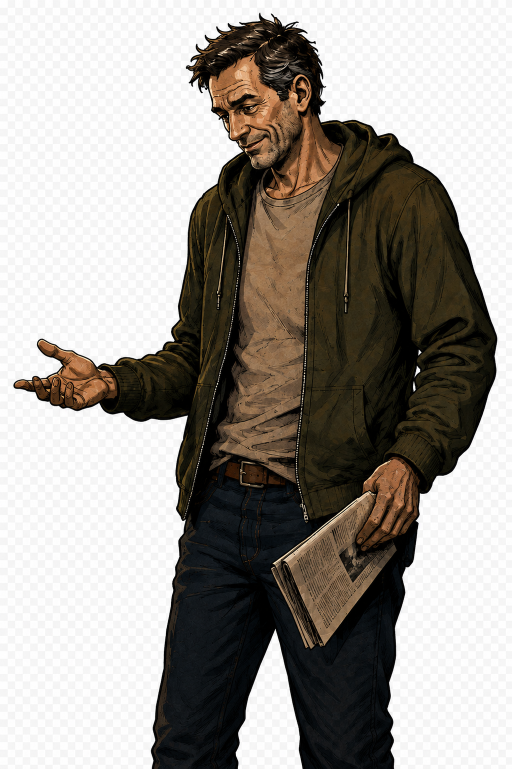
#> input picture docs/art/dialogue-01/elliot-opaque.png, 1023 x 1537 px (shown at 1/2 size)
$ python remove-background.py
#> lines starting #> are read from the running program, lines starting #| are printed output that depends on the picture; after the words box and inside, x2 and y2 are one past the last pixel; in counts of white or black regions, pixels touching at a corner belong together
"""Owner-authorized local matte cleanup. Preserve original RGB export separately."""
from pathlib import Path
from PIL import Image, ImageDraw, ImageFilter
import hashlib, json

folder=Path(__file__).resolve().parent
source=folder/'elliot-opaque.png'
if not source.exists():
    source.write_bytes((folder/'elliot.png').read_bytes())
im=Image.open(source).convert('RGB')
#> im is the input picture: PIL image 1023x1537 RGB; mean R, G, B 158.5, 153.9, 148.1
# Select only near-neutral bright background connected to the image boundary.
# Warm skin, paper and dark ink remain foreground, including enclosed highlights.
candidate=Image.new('L', im.size)
#> candidate: PIL image 1023x1537 L; every value is 0
candidate.putdata([255 if min(p)>=205 and max(p)-min(p)<=22 else 0 for p in im.getdata()])
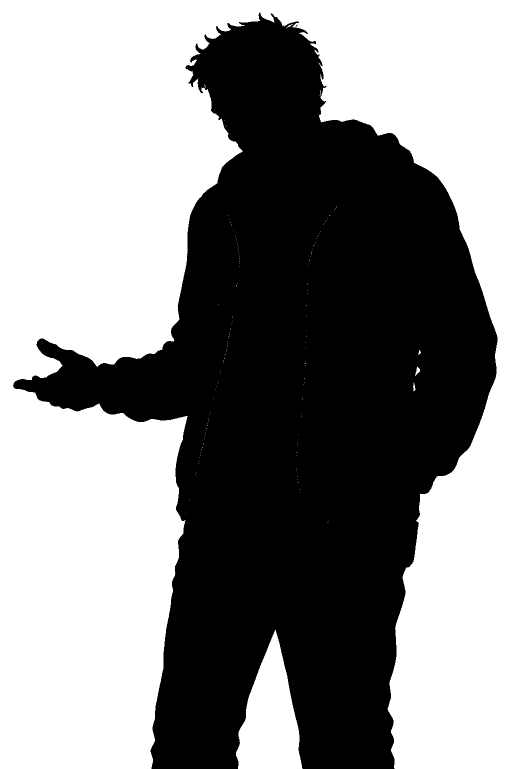
#> candidate: PIL image 1023x1537 L (shown at 1/2 size); 54.3% white; 2 black regions (1 under 20 px), largest, box (x1, y1, x2, y2) and area: (26, 25, 995, 1537) 718851
padded=Image.new('L',(im.width+2,im.height+2),255)
#> padded: PIL image 1025x1539 L; every value is 255
padded.paste(candidate,(1,1))
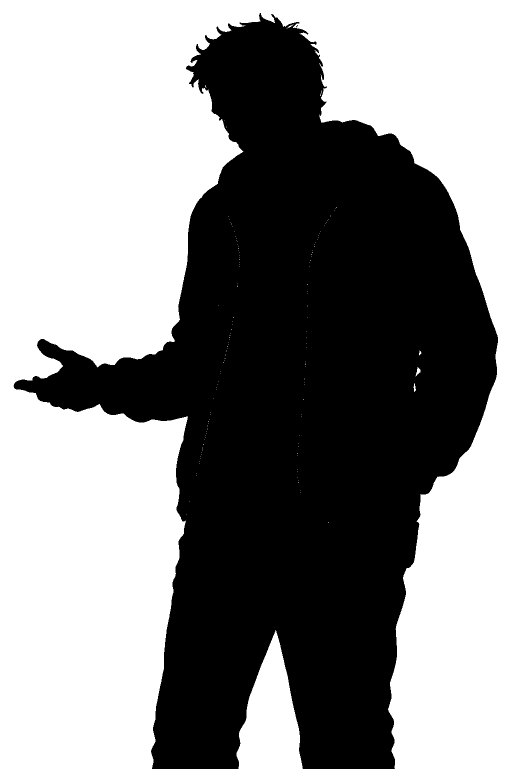
#> padded: PIL image 1025x1539 L (shown at 1/2 size); 54.4% white; 2 black regions (1 under 20 px), largest, box (x1, y1, x2, y2) and area: (27, 26, 996, 1538) 718851
ImageDraw.floodfill(padded,(0,0),128)
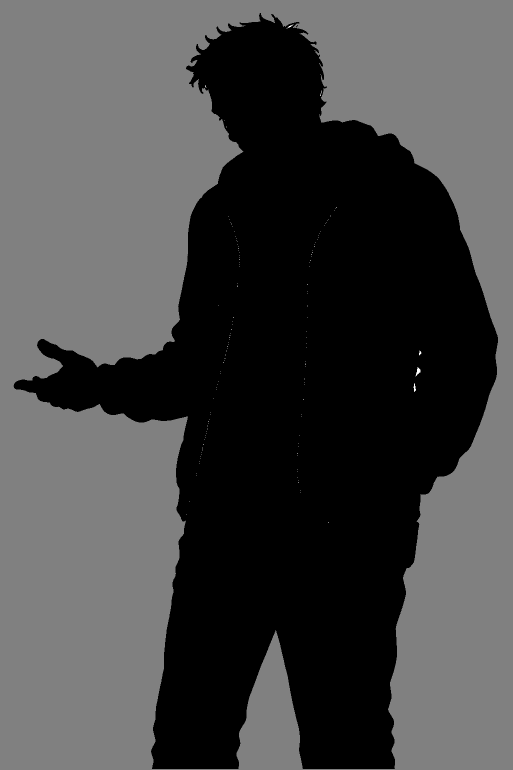
#> padded: PIL image 1025x1539 L (shown at 1/2 size); min 0, max 255, mean 69.7
connected=padded.crop((1,1,im.width+1,im.height+1))
alpha=connected.point(lambda p:0 if p==128 else 255)
#> alpha: PIL image 1023x1537 L; 45.7% white; 2 white regions (1 under 20 px), largest, box (x1, y1, x2, y2) and area: (26, 25, 995, 1537) 719231
# A subpixel edge softening avoids a jagged binary silhouette at dialogue scale.
alpha=alpha.filter(ImageFilter.GaussianBlur(.35))
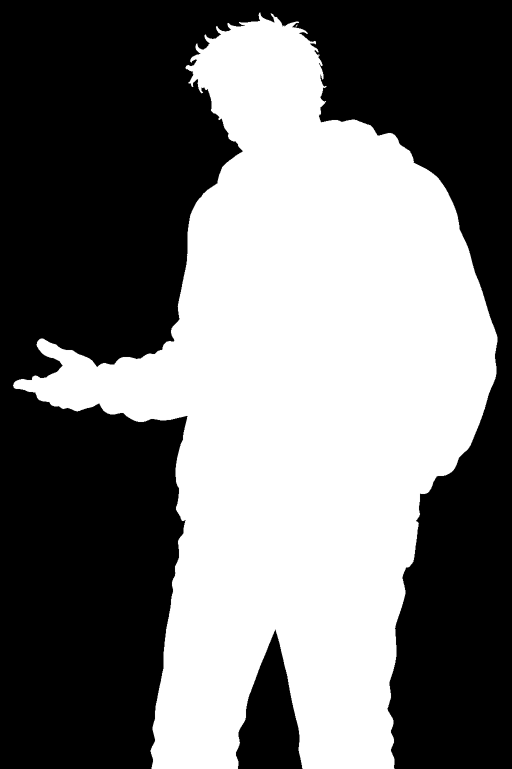
#> alpha: PIL image 1023x1537 L (shown at 1/2 size); min 0, max 255, mean 116.6
im.putalpha(alpha)
#> im: PIL image 1023x1537 RGBA
im.save(folder/'elliot.png')
#> (the run stopped early here; a loop or call above may not have finished)

$ run again, with docs/art/dialogue-01/elliot-rejected.png copied over docs/art/dialogue-01/elliot-opaque.png
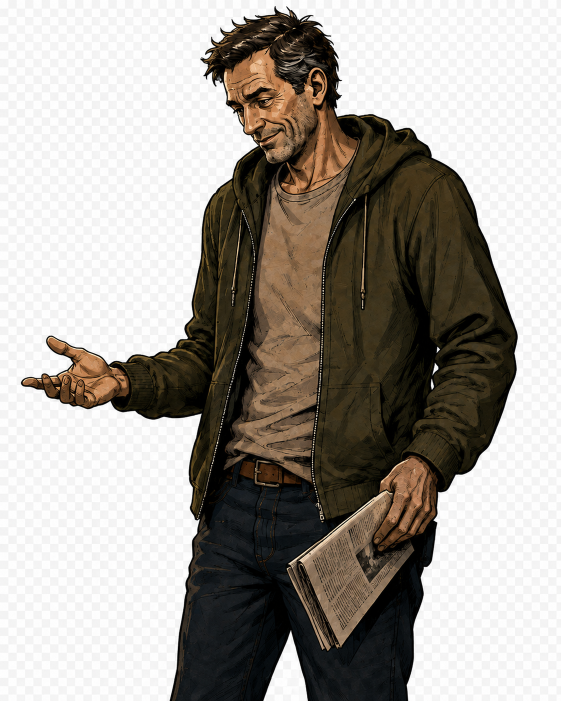
#> input picture docs/art/dialogue-01/elliot-rejected.png, 1122 x 1402 px (shown at 1/2 size)
#> im is the input picture: PIL image 1122x1402 RGB; mean R, G, B 165.3, 160.3, 153.8
#> `candidate.putdata([255 if min(p)>=205 and max(p)-min(p)<=22 else 0 for..`:
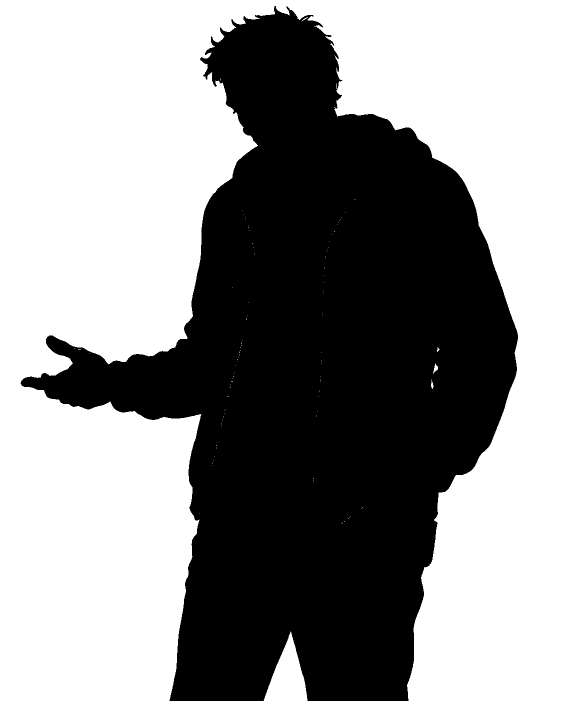
#> candidate: PIL image 1122x1402 L (shown at 1/2 size); 56.1% white; 1 black region, box (x1, y1, x2, y2) and area: (41, 12, 1036, 1402) 690844
#> `alpha=alpha.filter(ImageFilter.GaussianBlur(.35))`:
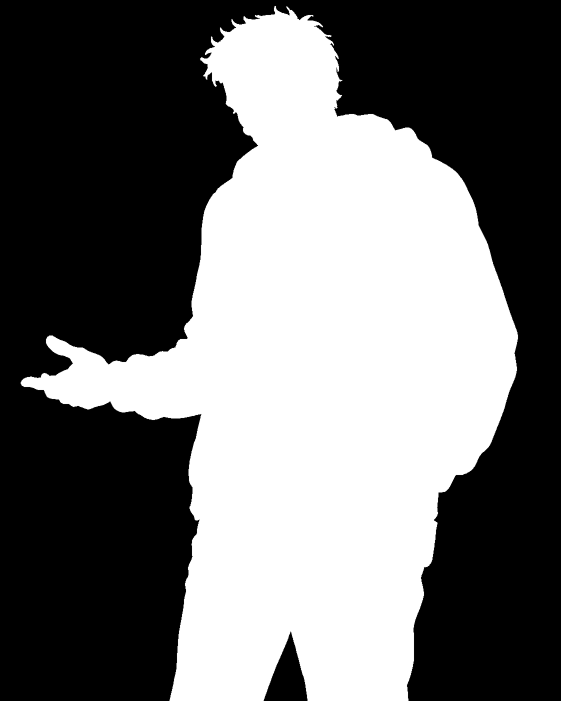
#> alpha: PIL image 1122x1402 L (shown at 1/2 size); min 0, max 255, mean 112
#> im: PIL image 1122x1402 RGBA
